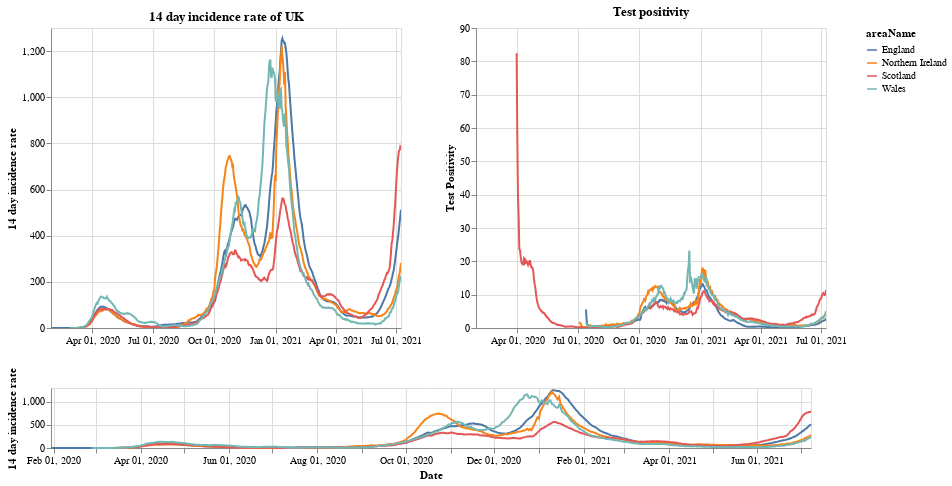

Here is the notebook cell this chart was saved with:
### Markdown cell above
# Plots

First a plot with each country in the UK. The top right shows the positivity rate for (which is the percentage of registered tests which were positive) while the top left is the 14 day incidence rate. The bottom chart can be used to select the timeframe (does not work on a mobile device).

### Code cell
#collapse
brush = alt.selection(type='interval', name='DateBrush',encodings=['x'],fields=['Time'])
leg_selection = alt.selection_multi(fields=['areaName'], bind='legend')

base = alt.Chart(uk_cases).mark_line().encode(
    x=alt.X("yearmonthdate(date):T", axis=alt.Axis(title='Date')),
    y=alt.Y("twoWeeklyCasesRate:Q", axis=alt.Axis(title='14 day incidence rate')),
    tooltip=['areaName', 'date','twoWeeklyCasesRate', 'testPositivity'],
    color='areaName',
    opacity=alt.condition(leg_selection, alt.value(2), alt.value(0.1))
).add_selection(leg_selection).properties(width=350)

upper = base.encode(alt.X('yearmonthdate(date):T', axis=alt.Axis(title=''),
                         scale=alt.Scale(domain=brush))
                   ).properties(title=f'14 day incidence rate of UK')
upper_right = upper.encode(alt.Y('testPositivity:Q', axis=alt.Axis(title='Test Positivity'))).properties(title='Test positivity')
lower = base.properties(height=60, width = 760).add_selection(brush)

(upper | upper_right) & lower

### Figure 1 — Vega-Lite specification as saved in the notebook (floating-point values rounded to 4 significant figures; data arrays with more than 128 entries replaced by an {"elided": "..."} marker saying what was removed)
{"config": {"view": {"continuousWidth": 400, "continuousHeight": 300}}, "vconcat": [{"hconcat": [{"mark": "line", "encoding": {"color": {"type": "nominal", "field": "areaName"}, "opacity": {"condition": {"value": 2, "selection": "selector001"}, "value": 0.1}, "tooltip": [{"type": "nominal", "field": "areaName"}, {"type": "temporal", "field": "date"}, {"type": "quantitative", "field": "twoWeeklyCasesRate"}, {"type": "quantitative", "field": "testPositivity"}], "x": {"type": "temporal", "axis": {"title": ""}, "field": "date", "scale": {"domain": {"selection": "DateBrush"}}, "timeUnit": "yearmonthdate"}, "y": {"type": "quantitative", "axis": {"title": "14 day incidence rate"}, "field": "twoWeeklyCasesRate"}}, "selection": {"selector001": {"type": "multi", "fields": ["areaName"], "bind": "legend"}}, "title": "14 day incidence rate of UK", "width": 350}, {"mark": "line", "encoding": {"color": {"type": "nominal", "field": "areaName"}, "opacity": {"condition": {"value": 2, "selection": "selector001"}, "value": 0.1}, "tooltip": [{"type": "nominal", "field": "areaName"}, {"type": "temporal", "field": "date"}, {"type": "quantitative", "field": "twoWeeklyCasesRate"}, {"type": "quantitative", "field": "testPositivity"}], "x": {"type": "temporal", "axis": {"title": ""}, "field": "date", "scale": {"domain": {"selection": "DateBrush"}}, "timeUnit": "yearmonthdate"}, "y": {"type": "quantitative", "axis": {"title": "Test Positivity"}, "field": "testPositivity"}}, "selection": {"selector001": {"type": "multi", "fields": ["areaName"], "bind": "legend"}}, "title": "Test positivity", "width": 350}]}, {"mark": "line", "encoding": {"color": {"type": "nominal", "field": "areaName"}, "opacity": {"condition": {"value": 2, "selection": "selector001"}, "value": 0.1}, "tooltip": [{"type": "nominal", "field": "areaName"}, {"type": "temporal", "field": "date"}, {"type": "quantitative", "field": "twoWeeklyCasesRate"}, {"type": "quantitative", "field": "testPositivity"}], "x": {"type": "temporal", "axis": {"title": "Date"}, "field": "date", "timeUnit": "yearmonthdate"}, "y": {"type": "quantitative", "axis": {"title": "14 day incidence rate"}, "field": "twoWeeklyCasesRate"}}, "height": 60, "selection": {"selector001": {"type": "multi", "fields": ["areaName"], "bind": "legend"}, "DateBrush": {"type": "interval", "encodings": ["x"], "fields": ["Time"]}}, "width": 760}], "data": {"name": "data-f84a2e39e1ec8c47ce5aa38395a28bbc"}, "$schema": "https://vega.github.io/schema/vega-lite/v4.8.1.json", "datasets": {"data-f84a2e39e1ec8c47ce5aa38395a28bbc": {"elided": "2012 records"}}}
